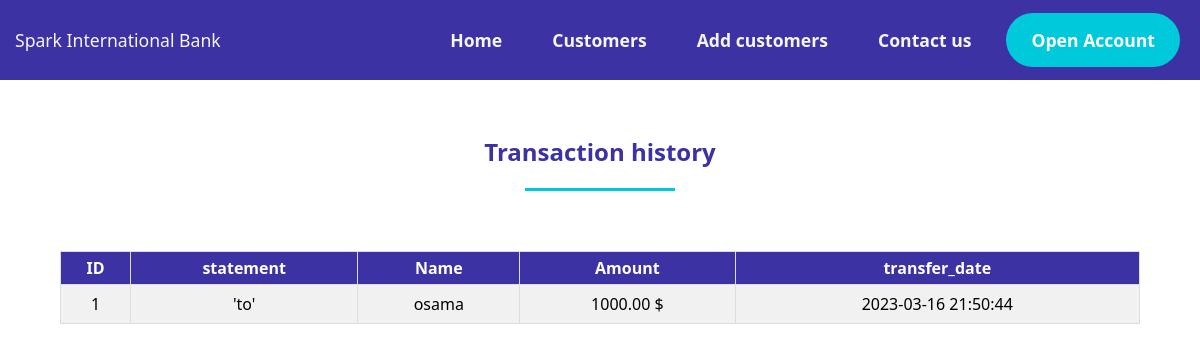
The page /Transaction-history.php?customerid=1 on the database as committed earlier.
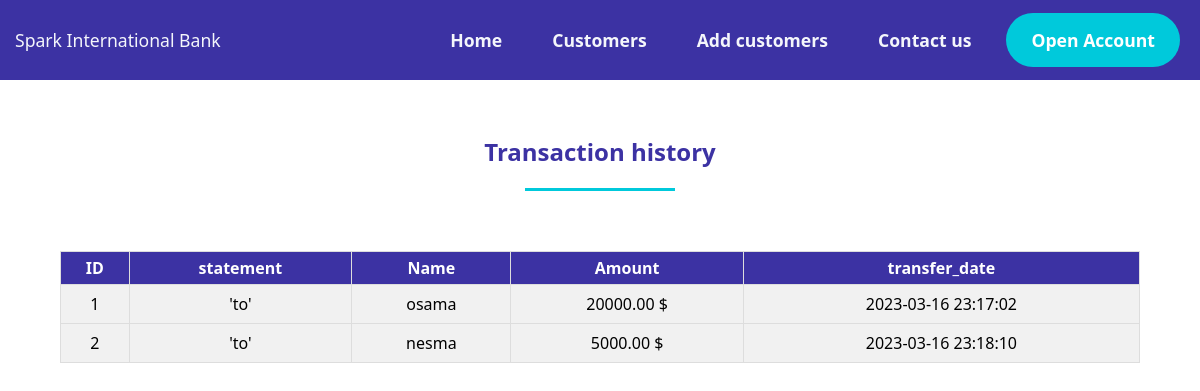
The same page on the database as committed later.
### tables this page shows
CREATE TABLE `transfers` (
  `id` int(20) UNSIGNED NOT NULL,
  `sender_name` varchar(64) NOT NULL,
  `receiver_name` varchar(64) NOT NULL,
  `transfer_amount` decimal(10,2) NOT NULL,
  `transfer_date` timestamp NOT NULL DEFAULT current_timestamp()
);

### config/Connection.php (called while the page is built, shortened)
<?php
class Connection
{
    private $hostName = "localhost";
    private $username = "root";
    private $password = "";
    private $dbName = "banking_system";
    public function __construct()
    {
        $this->con = new \mysqli($this->hostName, $this->username, $this->password, $this->dbName);
    }
}

### Database/Transfer.php (called while the page is built, shortened)
<?php
include_once 'config/Connection.php';
class Transfer extends Connection
{
    private $id, $sender_name, $receiver_name, $transfer_amount, $transfer_date;
    public function setSender_name($sender_name)
    {
        $this->sender_name = $sender_name;
        return $this;
    }
    public function setReceiver_name($receiver_name)
    {
        $this->receiver_name = $receiver_name;
        return $this;
    }
    public function getAllTransactionsById(): mysqli_result|false
    {
        $query = " SELECT * FROM `transfers` WHERE `sender_name`= ? OR `receiver_name`= ? ";
        $stmt = $this->con->prepare($query);
        $stmt->bind_param('ss', $this->sender_name, $this->receiver_name);
        $stmt->execute();
        return $stmt->get_result();
    }
}

### Database/Customer.php (called while the page is built, shortened)
<?php
include_once 'config/Connection.php';
class Customer extends Connection
{
    private $customer_id, $name, $email, $current_balance, $created_at;
    public function setCustomer_id($customer_id)
    {
        $this->customer_id = $customer_id;
        return $this;
    }
    public function getCustomerById(): mysqli_result|false
    {
        $query = "SELECT * FROM `customers` WHERE `customer_id` = ?";
        $stmt = $this->con->prepare($query);
        $stmt->bind_param('i', $this->customer_id);
        $stmt->execute();
        return $stmt->get_result();
    }
}

### Transaction-history.php (the view, shortened to what the changed rows need)
<?php
include_once __DIR__ . "\Database\Customer.php";
include_once __DIR__ . "\Database\Transfer.php";
$customerModel = new Customer;
$transferModel = new Transfer;
$customerModel->setCustomer_id($_GET['customerid']);
$customerModel->getCustomerById();
$customer =  $customerModel->getCustomerById();
if ($customer->num_rows == 1) {
    $customerInfo = $customer->fetch_object();
    $transferModel->setSender_name($customerInfo->name)->setReceiver_name($customerInfo->name);
    $transfers = $transferModel->getAllTransactionsById();
    if ($transfers->num_rows >= 1) {
        $transfers->fetch_all(MYSQLI_ASSOC);
    } else {
        $transfererror = "<div style='color: red; padding-top :25px ;font-size: 16px;'>No Transaction yet</div>";
    }
} else {
    $error = "<p> something went wrong</p>";
}
?>
<!DOCTYPE html>
<html lang="en">
<head>
    <link rel="stylesheet" href="css/show.css" type="text/css">
    <link rel="stylesheet" href="css/table.css" type="text/css">
</head>
<body>
    <section id="sec1">
        <section class="sec-table">
            <h2>Transaction history</h2>
            <table>
                <thead>
                    <th>ID</th>
                    <th>statement</th>
                    <th>Name</th>
                    <th>Amount</th>
                    <th>transfer_date</th>
                </thead>
                <tbody>
                    <?php $id = 1; ?>
                    <?php foreach ($transfers as $transfer) { ?>
                        <tr>
                            <td><?= $id ?></td>
                            <?php
                            if ($customerInfo->name == $transfer['sender_name']) {
                                $statment = "<p>'to'</p>";
                            } elseif (($customerInfo->name !== $transfer['sender_name'])) {
                                $statment = "<p>'from'</p>";
                            }
                            ?>
                            <td><?= $statment ?? "" ?></td>
                            <?php
                            if ($customerInfo->name == $transfer['sender_name']) {
                                $name = "<p>{$transfer['receiver_name']}</p>";
                            } elseif (($customerInfo->name !== $transfer['sender_name'])) {
                                $name = "<p>{$transfer['sender_name']}</p>";
                            }
                            ?>
                            <td><?= $name ?></td>
                            <td><?= $transfer['transfer_amount'] ?> $</td>
                            <td><?= $transfer['transfer_date'] ?></td>
                        </tr>
                    <?php
                        $id++;
                    }
                    ?>
                </tbody>
            </table>
        </section>
</body>
</html>

Rows that differ between the two databases and show on the page:
changed transfers "osama": transfer_amount "1000.00" → "20000.00"; transfer_date "2023-03-16 21:50:44" → "2023-03-16 23:17:02"
added transfers: sender_name "'to'", receiver_name "nesma", transfer_amount "5000.00", transfer_date "2023-03-16 23:18:10"
